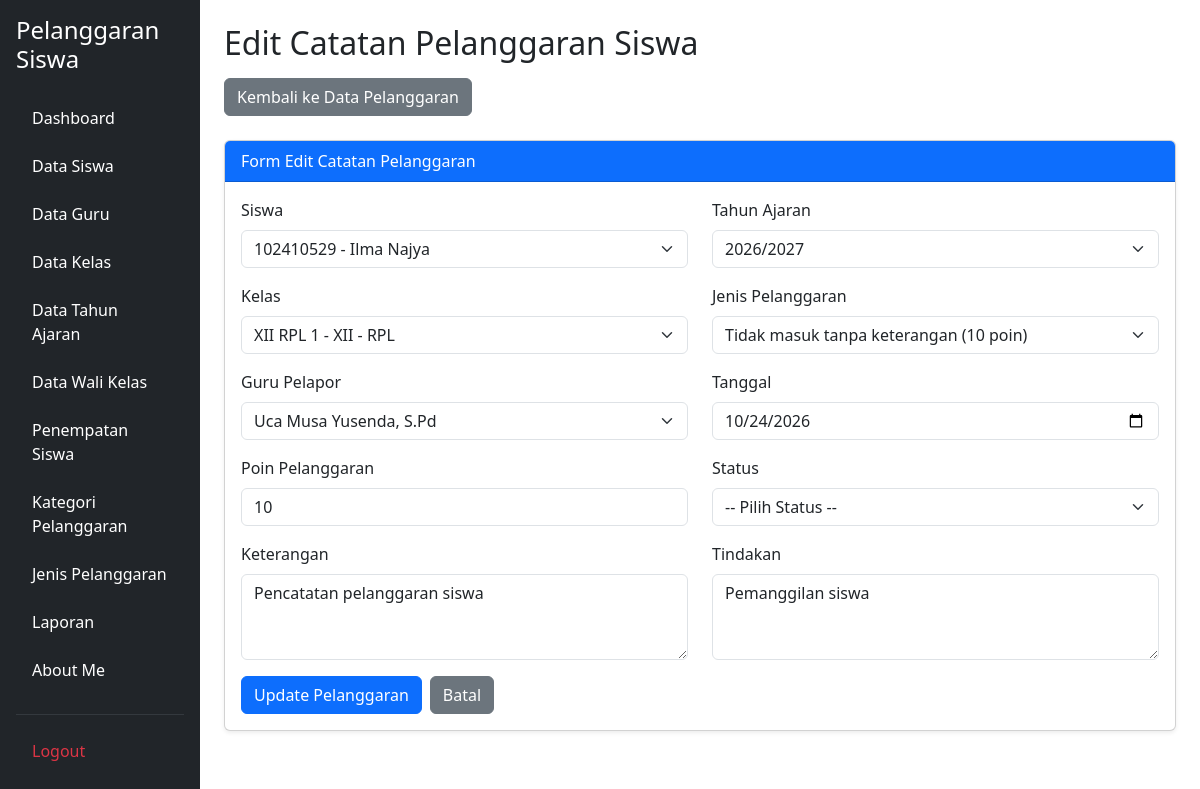
Screenshot of /edit_catat_pelanggaran.php?id=12 (signed in) with the database file from the repository.
### tables this page shows
CREATE TABLE `t_pelanggaran_siswa` (
  `id` int(11) NOT NULL,
  `tahun_ajaran_id` int(11) DEFAULT NULL,
  `siswa_id` int(11) DEFAULT NULL,
  `nama_siswa` varchar(150) NOT NULL,
  `kelas_id` int(11) DEFAULT NULL,
  `nama_kelas` varchar(100) NOT NULL,
  `pelanggaran_id` int(11) DEFAULT NULL,
  `nama_pelanggaran` varchar(150) NOT NULL,
  `pelanggaran_kategori_id` int(11) DEFAULT NULL,
  `guru_id` int(11) DEFAULT NULL,
  `nama_guru` varchar(150) NOT NULL,
  `tanggal` date DEFAULT NULL,
  `keterangan` text NOT NULL,
  `poin` int(11) NOT NULL,
  `tindakan` text NOT NULL,
  `status` varchar(30) NOT NULL,
  `created_at` timestamp NOT NULL DEFAULT current_timestamp(),
  `updated_at` timestamp NOT NULL DEFAULT current_timestamp()
);

CREATE TABLE `t_siswa` (
  `id` int(11) NOT NULL,
  `nis` varchar(10) DEFAULT NULL,
  `nisn` varchar(10) NOT NULL,
  `nama` varchar(150) DEFAULT NULL,
  `jenis_kelamin` char(1) NOT NULL,
  `tanggal_lahir` date NOT NULL,
  `alamat` text NOT NULL,
  `status_aktif` tinyint(1) NOT NULL,
  `created_at` timestamp NOT NULL DEFAULT current_timestamp(),
  `updated_at` timestamp NOT NULL DEFAULT current_timestamp()
);

CREATE TABLE `t_tahun_ajaran` (
  `id` int(11) NOT NULL,
  `nama` varchar(20) DEFAULT NULL,
  `tanggal_mulai` date NOT NULL,
  `tanggal_selesai` date NOT NULL,
  `status_aktif` tinyint(1) NOT NULL,
  `created_at` timestamp NOT NULL DEFAULT current_timestamp(),
  `updated_at` timestamp NOT NULL DEFAULT current_timestamp()
);

CREATE TABLE `t_kelas` (
  `id` int(11) NOT NULL,
  `nama` varchar(100) DEFAULT NULL,
  `tingkat` varchar(20) NOT NULL,
  `jurusan` varchar(100) NOT NULL,
  `status_aktif` tinyint(1) NOT NULL,
  `created_at` timestamp NOT NULL DEFAULT current_timestamp(),
  `updated_at` timestamp NOT NULL DEFAULT current_timestamp()
);

CREATE TABLE `t_pelanggaran` (
  `id` int(11) NOT NULL,
  `pelanggaran_kategori_id` int(11) DEFAULT NULL,
  `kode` varchar(30) DEFAULT NULL,
  `nama` varchar(150) DEFAULT NULL,
  `poin` int(11) NOT NULL,
  `deskripsi` text NOT NULL,
  `status_aktif` tinyint(1) NOT NULL,
  `created_at` timestamp NOT NULL DEFAULT current_timestamp(),
  `updated_at` timestamp NOT NULL DEFAULT current_timestamp()
);

CREATE TABLE `t_guru` (
  `id` int(11) NOT NULL,
  `nip` varchar(18) NOT NULL,
  `nama` varchar(150) DEFAULT NULL,
  `email` varchar(150) NOT NULL,
  `status_aktif` tinyint(1) NOT NULL,
  `user_id` int(11) NOT NULL,
  `created_at` timestamp NOT NULL DEFAULT current_timestamp(),
  `updated_at` timestamp NOT NULL DEFAULT current_timestamp()
);

### edit_catat_pelanggaran.php (the view, shortened to what this page needs)
<?php
include 'config/koneksi.php';
$id = isset($_GET['id']) && ctype_digit($_GET['id'])
    ? (int) $_GET['id']
    : 0;
$stmt = mysqli_prepare(
    $koneksi,
    "SELECT * FROM t_pelanggaran_siswa WHERE id = ?"
);
mysqli_stmt_bind_param($stmt, "i", $id);
mysqli_stmt_execute($stmt);
$hasil = mysqli_stmt_get_result($stmt);
$data = mysqli_fetch_assoc($hasil);
$siswa_id = (int) $data['siswa_id'];
$siswa = mysqli_query(
    $koneksi,
    "SELECT id, nis, nama
     FROM t_siswa
     WHERE status_aktif = 1 OR id = $siswa_id
     ORDER BY nama ASC"
);
$tahun_id = (int) $data['tahun_ajaran_id'];
$tahun = mysqli_query(
    $koneksi,
    "SELECT id, nama
     FROM t_tahun_ajaran
     WHERE status_aktif = 1 OR id = $tahun_id
     ORDER BY id DESC"
);
$kelas_id = (int) $data['kelas_id'];
$kelas = mysqli_query(
    $koneksi,
    "SELECT id, nama, tingkat, jurusan
     FROM t_kelas
     WHERE status_aktif = 1 OR id = $kelas_id
     ORDER BY nama ASC"
);
$pelanggaran_id = (int) $data['pelanggaran_id'];
$pelanggaran = mysqli_query(
    $koneksi,
    "SELECT id, nama, poin, pelanggaran_kategori_id
     FROM t_pelanggaran
     WHERE status_aktif = 1 OR id = $pelanggaran_id
     ORDER BY nama ASC"
);
$guru_id = (int) $data['guru_id'];
$guru = mysqli_query(
    $koneksi,
    "SELECT id, nama
     FROM t_guru
     WHERE status_aktif = 1 OR id = $guru_id
     ORDER BY nama ASC"
);
function e($nilai)
{
    return htmlspecialchars(
        (string) $nilai,
        ENT_QUOTES,
        'UTF-8'
    );
}
?>
<!DOCTYPE html>
<html lang="id">
<head>
    <link href="https://cdn.jsdelivr.net/npm/bootstrap@5.3.8/dist/css/bootstrap.min.css"
          rel="stylesheet">
</head>
<body>
<div class="container-fluid">
    <div class="row">
        <?php include 'layout/sidebar.php'; ?>
        <main class="col-md-9 col-lg-10 p-4">
            <div class="mb-4">
                <h2 class="mb-3">Edit Catatan Pelanggaran Siswa</h2>
                <a href="catat_pelanggaran.php" class="btn btn-secondary">
                    Kembali ke Data Pelanggaran
                </a>
            </div>
            <div class="card shadow-sm">
                <div class="card-header bg-primary text-white">
                    Form Edit Catatan Pelanggaran
                </div>
                <div class="card-body">
                    <form action="proses_edit_catat_pelanggaran.php"
                          method="POST">
                        <div class="row">
                            <div class="col-md-6 mb-3">
                                <label for="siswa_id" class="form-label">
                                    Siswa
                                </label>
                                <select name="siswa_id"
                                        id="siswa_id"
                                        class="form-select"
                                        required>
                                    <?php while ($s = mysqli_fetch_assoc($siswa)) { ?>
                                        <option
                                            value="<?= (int) $s['id']; ?>"
                                            <?= ($data['siswa_id'] == $s['id']) ? 'selected' : ''; ?>>
                                            <?= e($s['nis'] . ' - ' . $s['nama']); ?>
                                        </option>
                                    <?php } ?>
                                </select>
                            </div>
                            <div class="col-md-6 mb-3">
                                <label for="tahun_ajaran_id" class="form-label">
                                    Tahun Ajaran
                                </label>
                                <select name="tahun_ajaran_id"
                                        id="tahun_ajaran_id"
                                        class="form-select"
                                        required>
                                    <?php while ($ta = mysqli_fetch_assoc($tahun)) { ?>
                                        <option
                                            value="<?= (int) $ta['id']; ?>"
                                            <?= ($data['tahun_ajaran_id'] == $ta['id']) ? 'selected' : ''; ?>>
                                            <?= e($ta['nama']); ?>
                                        </option>
                                    <?php } ?>
                                </select>
                            </div>
                            <div class="col-md-6 mb-3">
                                <label for="kelas_id" class="form-label">
                                    Kelas
                                </label>
                                <select name="kelas_id"
                                        id="kelas_id"
                                        class="form-select"
                                        required>
                                    <?php while ($k = mysqli_fetch_assoc($kelas)) { ?>
                                        <option
                                            value="<?= (int) $k['id']; ?>"
                                            <?= ($data['kelas_id'] == $k['id']) ? 'selected' : ''; ?>>
                                            <?= e(
                                                $k['nama'] . ' - ' .
                                                $k['tingkat'] . ' - ' .
                                                $k['jurusan']
                                            ); ?>
                                        </option>
                                    <?php } ?>
                                </select>
                            </div>
                            <div class="col-md-6 mb-3">
                                <label for="pelanggaran" class="form-label">
                                    Jenis Pelanggaran
                                </label>
                                <select name="pelanggaran_id"
                                        id="pelanggaran"
                                        class="form-select"
                                        required>
                                    <?php while ($p = mysqli_fetch_assoc($pelanggaran)) { ?>
                                        <option
                                            value="<?= (int) $p['id']; ?>"
                                            data-poin="<?= (int) $p['poin']; ?>"
                                            data-kategori="<?= (int) $p['pelanggaran_kategori_id']; ?>"
                                            <?= ($data['pelanggaran_id'] == $p['id']) ? 'selected' : ''; ?>>
                                            <?= e($p['nama'] . ' (' . $p['poin'] . ' poin)'); ?>
                                        </option>
                                    <?php } ?>
                                </select>
                            </div>
                            <div class="col-md-6 mb-3">
                                <label for="guru_id" class="form-label">
                                    Guru Pelapor
                                </label>
                                <select name="guru_id"
                                        id="guru_id"
                                        class="form-select"
                                        required>
                                    <?php while ($g = mysqli_fetch_assoc($guru)) { ?>
                                        <option
                                            value="<?= (int) $g['id']; ?>"
                                            <?= ($data['guru_id'] == $g['id']) ? 'selected' : ''; ?>>
                                            <?= e($g['nama']); ?>
                                        </option>
                                    <?php } ?>
                                </select>
                            </div>
                            <div class="col-md-6 mb-3">
                                <label for="tanggal" class="form-label">
                                    Tanggal
                                </label>
                                <input type="date"
                                       name="tanggal"
                                       id="tanggal"
                                       class="form-control"
                                       value="<?= e($data['tanggal']); ?>"
                                       required>
                            </div>
                            <div class="col-md-6 mb-3">
                                <label for="poin" class="form-label">
                                    Poin Pelanggaran
                                </label>
                                <input type="number"
                                       name="poin"
                                       id="poin"
                                       class="form-control"
                                       min="0"
                                       value="<?= (int) $data['poin']; ?>"
                                       required>
                            </div>
                            <div class="col-md-6 mb-3">
                                <label for="status" class="form-label">
                                    Status
                                </label>
                                <select name="status"
                                        id="status"
                                        class="form-select"
                                        required>
                                    <option value="">
                                        -- Pilih Status --
                                    </option>
                                </select>
                            </div>
                            <div class="col-md-6 mb-3">
                                <label for="keterangan" class="form-label">
                                    Keterangan
                                </label>
                                <textarea name="keterangan"
                                          id="keterangan"
                                          class="form-control"
                                          rows="3"
                                          placeholder="Masukkan keterangan pelanggaran"><?= e($data['keterangan']); ?></textarea>
                            </div>
                            <div class="col-md-6 mb-3">
                                <label for="tindakan" class="form-label">
                                    Tindakan
                                </label>
                                <textarea name="tindakan"
                                          id="tindakan"
                                          class="form-control"
                                          rows="3"
                                          placeholder="Masukkan tindakan yang diberikan"><?= e($data['tindakan']); ?></textarea>
                            </div>
                        </div>
                        <div class="d-flex gap-2">
                            <button type="submit" class="btn btn-primary">
                                Update Pelanggaran
                            </button>
                            <a href="catat_pelanggaran.php"
                               class="btn btn-secondary">
                                Batal
                            </a>
                        </div>
                    </form>
                </div>
            </div>
        </main>
    </div>
</div>
</body>
</html>

### rows the page displays
t_pelanggaran_siswa: siswa_id "102410529 - Ilma Najya", tahun_ajaran_id "2026/2027", kelas_id "XII RPL 1 - XII - RPL", pelanggaran_id "Tidak masuk tanpa keterangan (10 poin)", guru_id "Uca Musa Yusenda, S.Pd", tanggal "10/24/2026", poin "10", keterangan "Pencatatan pelanggaran siswa", tindakan "Pemanggilan siswa"
